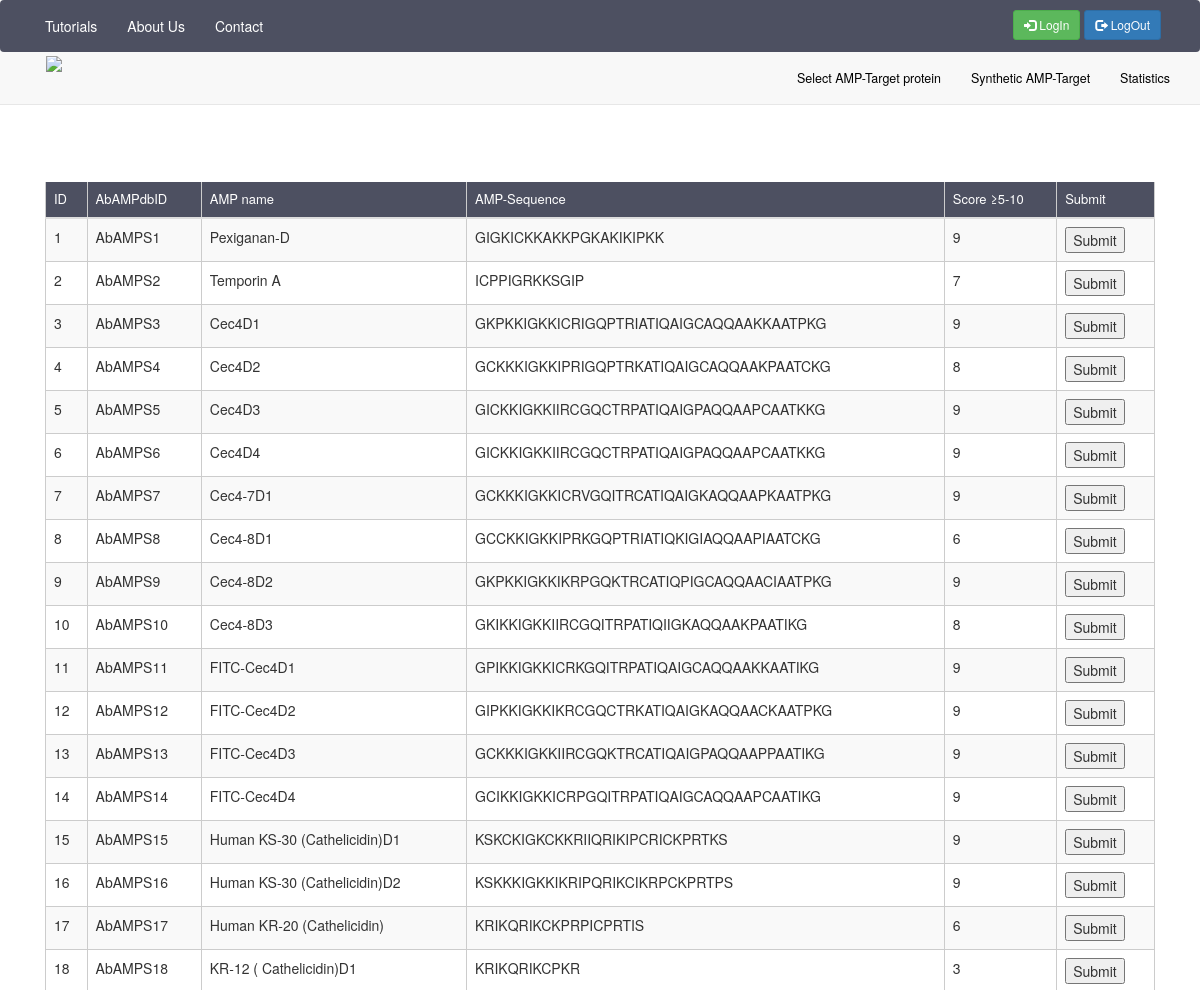
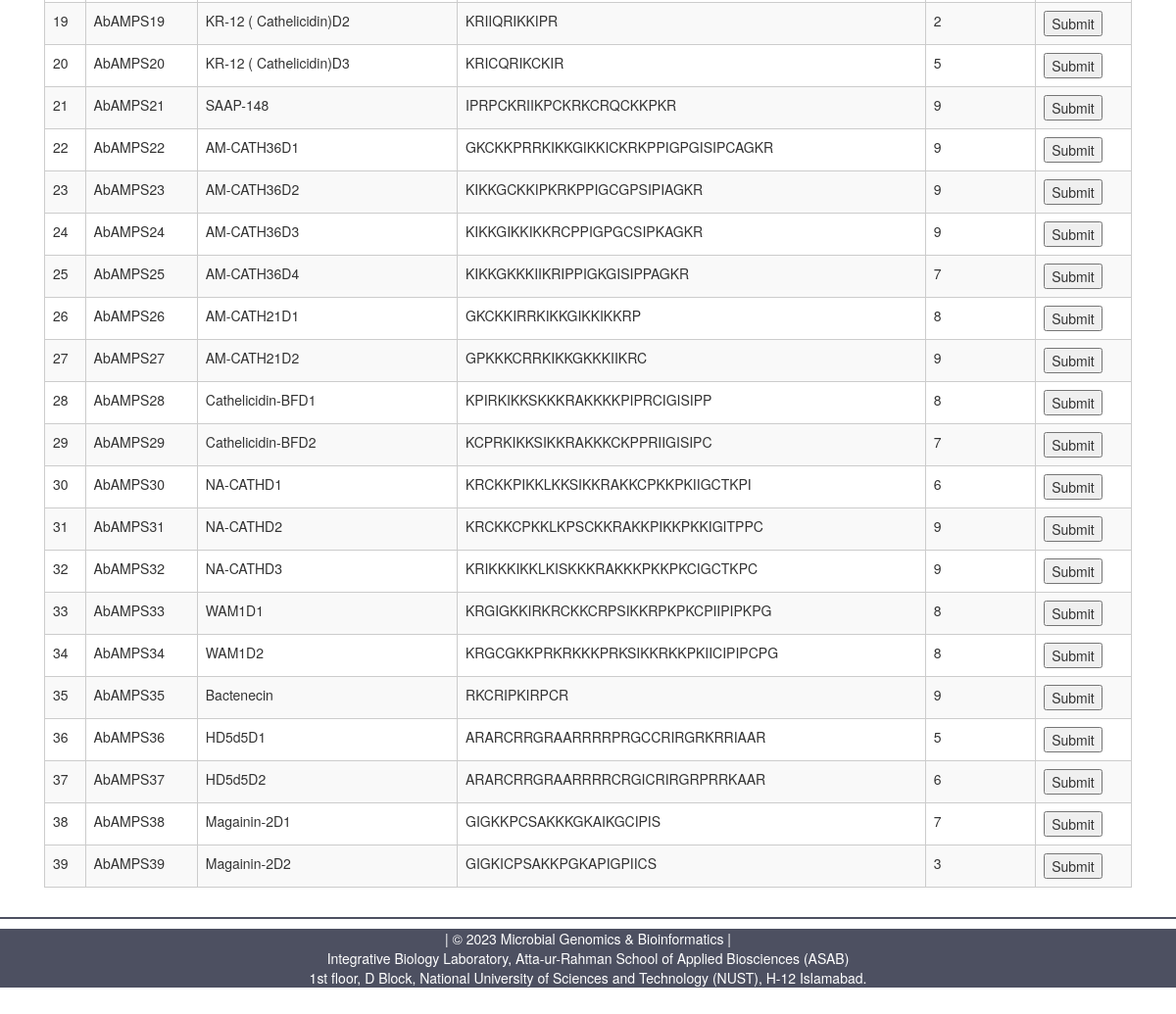
/synthetic/synthetic/, run on the app's committed database (2 pictures, top to bottom).
### synthetic/models.py (models this page shows, shortened)
class Synthetic(models.Model):
    starget_protein = models.ForeignKey(
        Stargetproteins, on_delete=models.SET_NULL, null=True, blank=True)
    sdock = models.ManyToManyField('Sdock', related_name='sdock')
    title = models.CharField(("Title"), max_length=255)
    name = models.CharField(("Name"), max_length=255)
    s = models.CharField(
        ("Synthetic_sequence"), max_length=500)
    synthetic_Tiny = models.IntegerField(("Tiny"))
    synthetic_Small = models.IntegerField(("Small"))
    synthetic_Aliphtic = models.IntegerField(("Synthetic_aliphatic"))
    synthetic_Aromatic = models.IntegerField(("Synthetic_aromatic"))
    synthetic_non_polar = models.IntegerField(("Synthetic_Non_Polar-aa"))
    synthetic_polar = models.IntegerField(("Synthetic_Polar-aa"))
    synthetic_charged_aa = models.IntegerField(("Synthetic_Charged-aa"))
    synthetic_basic = models.IntegerField(("Synthetic_Basic-aa"))
    synthetic_acidic = models.CharField(
        ("Synthetic_Acidic-aa"), max_length=255)
    synthetic_mol_weight_tiny = models.FloatField(
        ("Synthetic_Mole%-Tiny_aa"), max_length=255)
    synthetic_mol_weight_small = models.FloatField(
        ("Synthetic_Mole%-Small_aa"), max_length=255)
    synthetic_mol_weight_apliphatic = models.FloatField(
        ("Synthetic_Mole%-Aliphtic_aa"), max_length=255)
    synthetic_mol_weight_aromatic = models.CharField(
        ("Synthetic_Mole%-Aromatic_aa"), max_length=255)
    synthetic_mol_weight_non_polar = models.FloatField(
        ("Synthetic_Mole%-Non_Polar_aa"), max_length=255)
    synthetic_mol_weight_polar = models.FloatField(
        ("Synthetic_Mole%-Polar_aa"), max_length=255)
    synthetic_mol_weight_charged = models.FloatField(
        ("Synthetic_Mole%-Charged_aa"), max_length=255)
    synthetic_mol_weight_basic = models.FloatField(
        ("Synthetic_Mole%-Basic_aa"), max_length=255, default=None)
    synthetic_mol_weight_acidic = models.IntegerField(
        ("Synthetic_Mole%-Acidic_aa"), default=None)
    synthetic_molecular_weight = models.FloatField(
        ("Synthetic_mw"), max_length=255, default=None)
    synthetic_length = models.IntegerField(("Synthetic_length"), default=None)
    synthetic_charge = models.FloatField(
        ("Synthetic_Charge"), max_length=255, default=None)
    synthetic_isolelectric_point = models.FloatField(
        ("Synthetic_Isolelectric point"), max_length=255)
    synthetic_aliphatic_Index = models.FloatField(
        ("Synthetic_Aliphatic Index"), max_length=255, default=None)
    synthetic_instability_Index = models.FloatField(
        ("Synthetic_Instability Index"), max_length=255)
    synthetic_bomanIndex = models.FloatField(
        ("Synthetic_BomanIndex"), max_length=255)
    synthetic_hydrophobicity = models.FloatField(
        ("Synthetic_Hydrophobicity"), max_length=255)
    synthetic_hydrophobic_moment = models.FloatField(
        ("Synthetic_Hydrophobic moment"), max_length=255)
    synthetic_toxicity = models.CharField(
        ("Synthetic_Toxicity"), max_length=255, default=None)
    synthetic_hemolytic_activity = models.FloatField(
        ("Synthetic_Hemolytic activity"), max_length=255)
    synthetic_score = models.IntegerField(("Synthetic_Score"), default=None)
    synthetic_pdb_name = models.CharField(
        ("Synthetic_PDBName"), max_length=255, default=None)

### synthetic/views.py (the view)
# urls.py: path('synthetic/', include("synthetic.urls", namespace="synthetic")),
def synthetic(request):
    return render(request, "synthetic/predicted.html", {
        "starget": Stargetproteins.objects.all(),
        "synthetic": Synthetic.objects.all()
    })

### synthetic/templates/synthetic/predicted.html (shortened to what this page needs)
{% extends 'base.html' %} {% block content %}
<link rel="stylesheet" href="https://cdnjs.cloudflare.com/ajax/libs/font-awesome/4.7.0/css/font-awesome.min.css">
<body>
        <div class="col-lg-12 col-md-12 col-sm-12 col-xs-12">
            <table class="table table-striped w-auto">
                <thead>
                    <tr>
                        <th scope="col">ID</th>
                        <th scope="col">AbAMPdbID</th>
                        <th scope="col">AMP name</th>
                        <th scope="col">AMP-Sequence</th>
                        <th scope="col">Score ≥5-10</th>
                        <th scope="col">Submit</th>
                    </tr>
                </thead>
                <tbody>
                    {% for synthetic in synthetic %}
                    <tr class="table-info">
                        <td> {{ synthetic.id }}
                        </td>
                        <td>{{ synthetic.title }}</td>
                        <td>{{ synthetic.name }}</td>
                        <td>{{ synthetic.s }}</td>
                        <td>{{ synthetic.synthetic_score }}</td>
                        <a href="{% url 'synthetic:submit_synthetic' synthetic_id=synthetic.pk %}">Go to result page</a>
                        <td>
                            <form class="form-inline" method="POST" action="/synthetic/create_syntheticprotien/">
                                <input type="submit">
                            </form>
                        </td>
                    </tr>
                    {% endfor %}
                </tbody>
            </table>
        </div>
        </div>
    <section>
        <hr />
    </section>
</body>
{% endblock %}

### templates/base.html (shortened to what this page needs)
<!DOCTYPE html>
<html lang="en">
{% load static %}
<link href="//maxcdn.bootstrapcdn.com/bootstrap/3.3.0/css/bootstrap.min.css" rel="stylesheet" id="bootstrap-css">
<nav class="navbar navbar-default navbar-doublerow navbar-trans navbar-fixed-top">
    <nav class="navbar navbar-top">
        <div class="container">
            <ul class="nav navbar-nav pull-left">
                <li>
                    <a class="nav-link" href=" {% url 'abampdb:tutorial' %}">Tutorials</a></li>
                <li><a class="nav-link " href="{% url 'abampdb:about_us' %}">About Us</a></li>
                <li><a class="nav-link " href="{% url 'abampdb:contact' %}">Contact</a></li>
            </ul>
            <ul class="nav navbar-nav pull-right " style="padding:9px; ">
                <a href="{% url 'abampdb:login' %} " class="btn btn-sm btn-success "><span class="glyphicon glyphicon-log-in "></span> LogIn</a>
                <a href="{% url 'abampdb:logout' %} " class="btn btn-sm btn-primary "><span class="glyphicon glyphicon-log-out "></span> LogOut</a>
            </ul>
        </div>
    </nav>
    <nav class="navbar navbar-down ">
        <div class="container ">
            <div class="flex-container ">
                <div class="navbar-header flex-item ">
                    <a class="navbar-brand " href="{% url 'abampdb:index' %} ">
                        <img src="{% static 'img/logo.png' %} " width="120 ">
                    </a>
                </div>
                <div class="collapse navbar-collapse " id="navbar-collapse ">
                    <ul class="nav navbar-nav flex-item hidden-xs navbar-right ">
                        <li><a href="{% url 'abampdb:search' %} " data-toggle="tab">Select AMP-Target protein</a></li>
                        <li><a href="{% url 'synthetic:synthetic' %}" data-toggle="tab">Synthetic AMP-Target</a></li>
                        <li><a href="{% url 'abampdb:stats' %} " data-toggle="tab">Statistics</a></li>
                    </ul>
                </div>
            </div>
        </div>
    </nav>
</nav>
<div class="container ">
    {% block content %} {% endblock %}
<section>
    <div>
        <footer class="footer" style="margin: 0; padding: 0; padding-bottom: 0; margin-top: 0; ">
            <p> | &copy; 2023 Microbial Genomics & Bioinformatics |<br> Integrative Biology Laboratory, Atta-ur-Rahman School of Applied Biosciences (ASAB) <br>1st floor, D Block, National University of Sciences and Technology (NUST), H-12 Islamabad.
            </p>
        </footer>
    </div>
</section>

### templates/base.html (style rules this page uses)
.navbar-top { background: #4D5061; border-bottom: 4px solid #60B078; color: #FFF; color: rgb(255, 255, 255); }
.nav-link { color: white; }
.navbar-doublerow>.navbar { display: block; padding: 0px auto; margin: 0px auto; min-height: 25px; }
.navbar-doublerow .navbar-top ul>li:first-child>a { color: #fff; }
.navbar-doublerow .navbar-top ul>li:nth-child(2)>a { color: #fff; }
.navbar-doublerow .navbar-top ul>li:nth-child(3)>a { color: #fff; }
.navbar-doublerow .navbar-down .navbar-brand { padding: 0px auto; float: left; color: #60B078; font-size: 30px; }
.navbar-doublerow .navbar-down ul>li>a { font-size: 12.5px; color: #000; }
.navbar-brand { position: absolute; left: 10%; margin-top: -12px; transform: translateX(-50%); }
.footer { position: relative; bottom: 0; width: 100%; height: 50%; background-color: #4D5061; color: white; font-size: 14px; padding: 10px; text-align: center; }

### synthetic/templates/synthetic/predicted.html (style rules this page uses)
table { width: 100%; border-collapse: collapse; margin-top: 150px; }
tr:nth-of-type(odd) { background: #eee; }
th { background: #333; color: white; font-weight: bold; }
td, th { padding: 6px; border: 1px solid #ccc; text-align: left; }
th { background: #4D5061; color: rgb(255, 255, 255); font-weight: normal; font-size: small; }
body { padding-top: -30px; margin-top: -70px; }
hr { border: 1px solid #4D5061; margin: 10px 0; }

### data on the page
Synthetic: id "1", title "AbAMPS1", name "Pexiganan-D", s "GIGKICKKAKKPGKAKIKIPKK", synthetic_score "9"
Synthetic: id "2", title "AbAMPS2", name "Temporin A", s "ICPPIGRKKSGIP", synthetic_score "7"
Synthetic: id "3", title "AbAMPS3", name "Cec4D1", s "GKPKKIGKKICRIGQPTRIATIQAIGCAQQAAKKAATPKG", synthetic_score "9"
Synthetic: id "4", title "AbAMPS4", name "Cec4D2", s "GCKKKIGKKIPRIGQPTRKATIQAIGCAQQAAKPAATCKG", synthetic_score "8"
Synthetic: id "5", title "AbAMPS5", name "Cec4D3", s "GICKKIGKKIIRCGQCTRPATIQAIGPAQQAAPCAATKKG", synthetic_score "9"
Synthetic: id "6", title "AbAMPS6", name "Cec4D4", s "GICKKIGKKIIRCGQCTRPATIQAIGPAQQAAPCAATKKG", synthetic_score "9"
Synthetic: id "7", title "AbAMPS7", name "Cec4-7D1", s "GCKKKIGKKICRVGQITRCATIQAIGKAQQAAPKAATPKG", synthetic_score "9"
Synthetic: id "8", title "AbAMPS8", name "Cec4-8D1", s "GCCKKIGKKIPRKGQPTRIATIQKIGIAQQAAPIAATCKG", synthetic_score "6"
Synthetic: id "9", title "AbAMPS9", name "Cec4-8D2", s "GKPKKIGKKIKRPGQKTRCATIQPIGCAQQAACIAATPKG", synthetic_score "9"
Synthetic: id "10", title "AbAMPS10", name "Cec4-8D3", s "GKIKKIGKKIIRCGQITRPATIQIIGKAQQAAKPAATIKG", synthetic_score "8"
Synthetic: id "11", title "AbAMPS11", name "FITC-Cec4D1", s "GPIKKIGKKICRKGQITRPATIQAIGCAQQAAKKAATIKG", synthetic_score "9"
Synthetic: id "12", title "AbAMPS12", name "FITC-Cec4D2", s "GIPKKIGKKIKRCGQCTRKATIQAIGKAQQAACKAATPKG", synthetic_score "9"
Synthetic: id "13", title "AbAMPS13", name "FITC-Cec4D3", s "GCKKKIGKKIIRCGQKTRCATIQAIGPAQQAAPPAATIKG", synthetic_score "9"
Synthetic: id "14", title "AbAMPS14", name "FITC-Cec4D4", s "GCIKKIGKKICRPGQITRPATIQAIGCAQQAAPCAATIKG", synthetic_score "9"
Synthetic: id "15", title "AbAMPS15", name "Human KS-30 (Cathelicidin)D1", s "KSKCKIGKCKKRIIQRIKIPCRICKPRTKS", synthetic_score "9"
Synthetic: id "16", title "AbAMPS16", name "Human KS-30 (Cathelicidin)D2", s "KSKKKIGKKIKRIPQRIKCIKRPCKPRTPS", synthetic_score "9"
Synthetic: id "17", title "AbAMPS17", name "Human KR-20 (Cathelicidin)", s "KRIKQRIKCKPRPICPRTIS", synthetic_score "6"
Synthetic: id "18", title "AbAMPS18", name "KR-12 ( Cathelicidin)D1", s "KRIKQRIKCPKR", synthetic_score "3"
Synthetic: id "19", title "AbAMPS19", name "KR-12 ( Cathelicidin)D2", s "KRIIQRIKKIPR", synthetic_score "2"
Synthetic: id "20", title "AbAMPS20", name "KR-12 ( Cathelicidin)D3", s "KRICQRIKCKIR", synthetic_score "5"
Synthetic: id "21", title "AbAMPS21", name "SAAP-148", s "IPRPCKRIIKPCKRKCRQCKKPKR", synthetic_score "9"
Synthetic: id "22", title "AbAMPS22", name "AM-CATH36D1", s "GKCKKPRRKIKKGIKKICKRKPPIGPGISIPCAGKR", synthetic_score "9"
Synthetic: id "23", title "AbAMPS23", name "AM-CATH36D2", s "KIKKGCKKIPKRKPPIGCGPSIPIAGKR", synthetic_score "9"
Synthetic: id "24", title "AbAMPS24", name "AM-CATH36D3", s "KIKKGIKKIKKRCPPIGPGCSIPKAGKR", synthetic_score "9"
Synthetic: id "25", title "AbAMPS25", name "AM-CATH36D4", s "KIKKGKKKIIKRIPPIGKGISIPPAGKR", synthetic_score "7"
Synthetic: id "26", title "AbAMPS26", name "AM-CATH21D1", s "GKCKKIRRKIKKGIKKIKKRP", synthetic_score "8"
Synthetic: id "27", title "AbAMPS27", name "AM-CATH21D2", s "GPKKKCRRKIKKGKKKIIKRC", synthetic_score "9"
Synthetic: id "28", title "AbAMPS28", name "Cathelicidin-BFD1", s "KPIRKIKKSKKKRAKKKKPIPRCIGISIPP", synthetic_score "8"
Synthetic: id "29", title "AbAMPS29", name "Cathelicidin-BFD2", s "KCPRKIKKSIKKRAKKKCKPPRIIGISIPC", synthetic_score "7"
Synthetic: id "30", title "AbAMPS30", name "NA-CATHD1", s "KRCKKPIKKLKKSIKKRAKKCPKKPKIIGCTKPI", synthetic_score "6"
Synthetic: id "31", title "AbAMPS31", name "NA-CATHD2", s "KRCKKCPKKLKPSCKKRAKKPIKKPKKIGITPPC", synthetic_score "9"
Synthetic: id "32", title "AbAMPS32", name "NA-CATHD3", s "KRIKKKIKKLKISKKKRAKKKPKKPKCIGCTKPC", synthetic_score "9"
Synthetic: id "33", title "AbAMPS33", name "WAM1D1", s "KRGIGKKIRKRCKKCRPSIKKRPKPKCPIIPIPKPG", synthetic_score "8"
Synthetic: id "34", title "AbAMPS34", name "WAM1D2", s "KRGCGKKPRKRKKKPRKSIKKRKKPKIICIPIPCPG", synthetic_score "8"
Synthetic: id "35", title "AbAMPS35", name "Bactenecin", s "RKCRIPKIRPCR", synthetic_score "9"
Synthetic: id "36", title "AbAMPS36", name "HD5d5D1", s "ARARCRRGRAARRRRPRGCCRIRGRKRRIAAR", synthetic_score "5"
Synthetic: id "37", title "AbAMPS37", name "HD5d5D2", s "ARARCRRGRAARRRRCRGICRIRGRPRRKAAR", synthetic_score "6"
Synthetic: id "38", title "AbAMPS38", name "Magainin-2D1", s "GIGKKPCSAKKKGKAIKGCIPIS", synthetic_score "7"
Synthetic: id "39", title "AbAMPS39", name "Magainin-2D2", s "GIGKICPSAKKPGKAPIGPIICS", synthetic_score "3"
